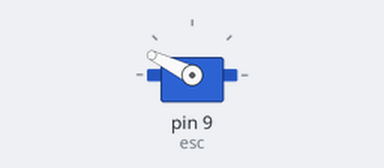
A program run on a simulated Arduino Nano, built with avr-gcc and run on an emulated ATmega328P. Parts: servo.

Above: at 0.05 s.
At 5.5 s:
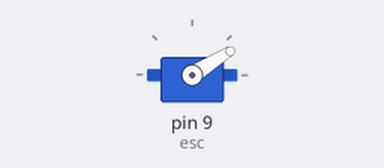
At 11.0 s:
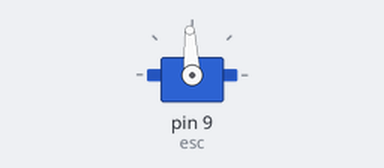
Timing chart, 0 to 14.3 s (numbered marks = the images above):
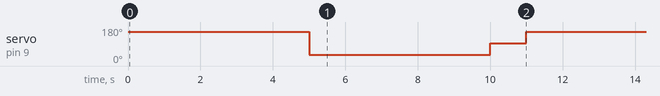

The program:

main.cpp
```cpp
#include <Arduino.h>
#include <Servo.h>

Servo esc; // create a Servo object
int pwm_duty_min = 800; // set PWM duty cycle for full reverse (in microseconds)
int pwm_duty_max = 2200; // set PWM duty cycle for full forward (in microseconds)
int pwm_duty_neutral = 1500; // set PWM duty cycle for neutral/stop (in microseconds)

void setup() {
  esc.attach(9); // attach ESC signal to pin 9
  esc.writeMicroseconds(pwm_duty_neutral); // set to neutral/stop position
}

void loop() {
  // drive motor forward at 50% speed for 3 seconds
  int pwm_duty = map(90, 0, 100, pwm_duty_neutral, pwm_duty_max); // calculate duty cycle value from percentage
  esc.writeMicroseconds(pwm_duty); // set ESC signal to desired duty cycle
  delay(5000);

  // drive motor backward at 50% speed for 3 seconds
  pwm_duty = map(10, 0, 100, pwm_duty_min, pwm_duty_neutral); // calculate duty cycle value from percentage
  esc.writeMicroseconds(pwm_duty); // set ESC signal to desired duty cycle
  delay(5000);

  // stop motor for 1 second
  esc.writeMicroseconds(pwm_duty_neutral); // set to neutral/stop position
  delay(1000);
}
```

Measured:
- by itself, servo on pin 9 (esc): repeats every 11.0 s: 93° 1.0 s, 154° 5.0 s, 32° 5.0 s
